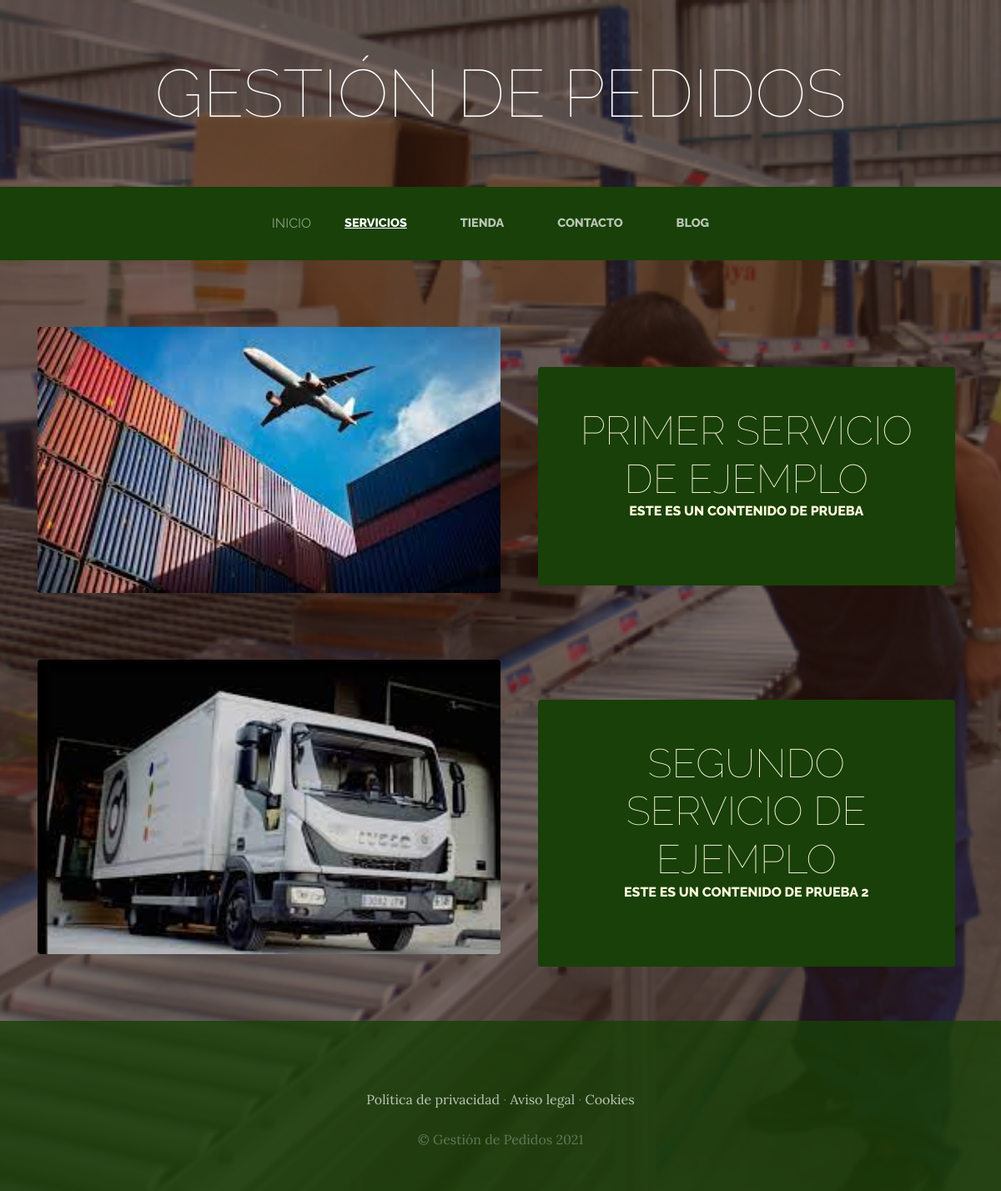
The app's page /servicios/ with its own data.
### servicios/models.py (models this page shows, shortened)
class Servicio(models.Model):
    titulo = models.CharField(max_length=50)
    contenido = models.CharField(max_length=50)
    imagen = models.ImageField(upload_to='servicios')
    created = models.DateTimeField(auto_now=True)
    updated = models.DateTimeField(auto_now=True)
    class Meta:
        verbose_name = 'servicio'
        verbose_name_plural = 'servicios'

### servicios/views.py (the view)
# urls.py: path('servicios/', include('servicios.urls')),
def servicios(request):
    servicios = Servicio.objects.all()
    return render(request, "servicios/servicios.html", {'servicios': servicios})

### servicios/templates/servicios/servicios.html
{% extends "Proyectowebapp/base.html" %}
  {% load static %}
  {% block content %}
    {% for servicio in servicios %}
      <section class="page-section clearfix">
        <div class="container">
          <div class="intro">
            <img class="intro-img img-fluid mb-3 mb-lg-0 rounded" src="{{servicio.imagen.url}}" alt="" style="width: 50%;">
            <div class="intro-text left-0 text-center bg-faded p-5 rounded">
              <h2 class="section-heading mb-4" >
                <span class="section-heading-lower">{{servicio.titulo}}</span>
                <span class="section-heading-upper">{{servicio.contenido}}</span>
              </h2>
            </div>
          </div>
        </div>
      </section>
    {% endfor %}
  {% endblock %}

### Proyectowebapp/static/Proyectowebapp/css/gestion.css (style rules this page uses)
body { font-family: 'Lora'; background: linear-gradient(rgba(47, 23, 15, 0.65), rgba(47, 23, 15, 0.65)), url("../img/bg_main.jpg"); background-attachment: fixed; background-position: center; background-size: cover; }
h1, h2, h3, h4, h5, h6 { font-family: 'Raleway'; }
.page-section { margin-top: 5rem; margin-bottom: 5rem; }
.section-heading { text-transform: uppercase; }
.section-heading .section-heading-upper { display: block; font-size: 1rem; font-weight: 800; padding-bottom:.5rem; }
.section-heading .section-heading-lower { display: block; font-size: 3rem; font-weight: 100; }
.bg-faded { background-color: rgba(255, 255, 255, 0.85); }
.intro { position: relative; }
@media (min-width: 992px) { .intro .intro-img { width: 75%; float: left; } }
@media (min-width: 992px) { .intro .intro-text { left: 600; width: 60%; margin-top: 3rem; background-color: rgba(24, 64, 8); color: cornsilk; position: absolute; } }
@media (min-width: 1200px) { .intro .intro-text { width: 45%; } }

### records on screen
Servicio: imagen (picture), titulo "PRIMER SERVICIO DE EJEMPLO", contenido "ESTE ES UN CONTENIDO DE PRUEBA"
Servicio: imagen (picture), titulo "SEGUNDO SERVICIO DE EJEMPLO", contenido "ESTE ES UN CONTENIDO DE PRUEBA 2"
